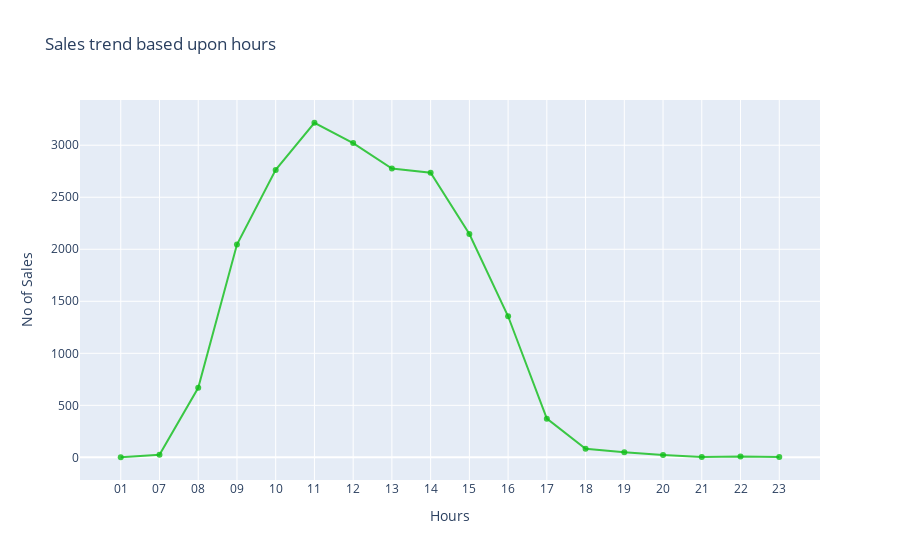

The notebook cell this image was saved under:
### Markdown cell above
### Plotting a Line Graph using Graph_Object Scatter

### Code cell
trace = go.Scatter( x = sales_list.Hours, y = sales_list.Number_of_Sales, mode = 'lines + markers', name = 'Sales Trend',
                  marker = dict(color = 'rgba(16, 190, 24, 0.8)'))
#on x-axis we have hours and on y-axis we have no of sales from the sales list, mode type is lines and markers
data = [trace]
layout = dict(title = 'Sales trend based upon hours', xaxis = dict(title = 'Hours', ticklen = 5), yaxis = dict(title = 'No of Sales', ticklen = 5))
fig = dict(data = data, layout = layout)
iplot(fig)

### Figure 1 — Plotly figure (JSON) as saved in the notebook; plotly's stock layout.template omitted (floating-point values rounded to 4 significant figures)
{"data": [{"marker": {"color": "rgba(16, 190, 24, 0.8)"}, "mode": "lines+markers", "name": "Sales Trend", "type": "scatter", "x": ["01", "07", "08", "09", "10", "11", "12", "13", "14", "15", "16", "17", "18", "19", "20", "21", "22", "23"], "y": [1, 25, 669, 2045, 2763, 3216, 3021, 2776, 2736, 2147, 1356, 372, 82, 48, 22, 3, 8, 3]}], "layout": {"title": {"text": "Sales trend based upon hours"}, "xaxis": {"ticklen": 5, "title": {"text": "Hours"}}, "yaxis": {"ticklen": 5, "title": {"text": "No of Sales"}}}}
